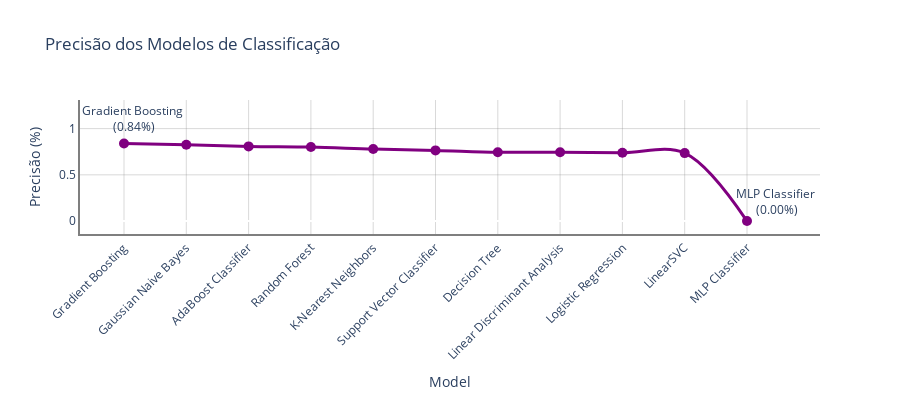

The code cell stored with this chart in its notebook:
### Code cell
import plotly.express as px

# Ordenar resultados por acurácia
results = results.sort_values(by='Precision', ascending=False)

# diminuir o tamanho do grafico
plt.figure(figsize=(3, 6))

# Plot com melhorias para storytelling
fig = px.line(results, 
              x='Model', 
              y='Precision', 
              title='Precisão dos Modelos de Classificação',
              labels={'Precision': 'Precisão (%)'},
              line_shape='spline',
              markers=True)

# Ajustes visuais
fig.update_traces(line=dict(color='purple', width=3), marker=dict(size=10, symbol='circle'))

# Adicionar anotações
best_model = results.iloc[0]
worst_model = results.iloc[-1]

fig.add_annotation(x=best_model['Model'], y=best_model['Precision'],
                   text=f"{best_model['Model']} <br>({best_model['Precision']:.2f}%)",
                   showarrow=False, arrowhead=1,
                   xshift=10,
                   yshift=25)

fig.add_annotation(x=worst_model['Model'], y=worst_model['Precision'],
                   text=f"{worst_model['Model']} <br>({worst_model['Precision']:.2f}%)",
                   showarrow=False, arrowhead=2,
                   xshift=30,
                   yshift=20)

fig.update_layout(
    width=900,  # Definir largura do plot
    height=400,  # Definir altura do plot
    xaxis=dict(tickangle=-45, showline=True, linewidth=2, linecolor='rgba(0, 0, 0, 0.5)', gridcolor='rgba(128, 128, 128, 0.3)'),
    yaxis=dict(showline=True, linewidth=2, linecolor='rgba(0, 0, 0, 0.5)', gridcolor='rgba(128, 128, 128, 0.3)'),
    plot_bgcolor='rgba(0,0,0,0)'
)

# Mostrar o plot
fig.show()

### Figure 1 — Plotly figure (JSON) as saved in the notebook; plotly's stock layout.template omitted (floating-point values rounded to 4 significant figures)
{"data": [{"hovertemplate": "Model=%{x}<br>Precisão (%)=%{y}<extra></extra>", "legendgroup": "", "line": {"color": "purple", "dash": "solid", "shape": "spline", "width": 3}, "marker": {"size": 10, "symbol": "circle"}, "mode": "lines+markers", "name": "", "orientation": "v", "showlegend": false, "type": "scatter", "x": ["Gradient Boosting", "Gaussian Naive Bayes", "AdaBoost Classifier", "Random Forest", "K-Nearest Neighbors", "Support Vector Classifier", "Decision Tree", "Linear Discriminant Analysis", "Logistic Regression", "LinearSVC", "MLP Classifier"], "xaxis": "x", "y": [0.839, 0.8256, 0.8075, 0.8007, 0.7787, 0.7643, 0.7444, 0.7441, 0.7391, 0.7352, 0], "yaxis": "y"}], "layout": {"annotations": [{"arrowhead": 1, "showarrow": false, "text": "Gradient Boosting <br>(0.84%)", "x": "Gradient Boosting", "xshift": 10, "y": 0.839, "yshift": 25}, {"arrowhead": 2, "showarrow": false, "text": "MLP Classifier <br>(0.00%)", "x": "MLP Classifier", "xshift": 30, "y": 0, "yshift": 20}], "height": 400, "legend": {"tracegroupgap": 0}, "plot_bgcolor": "rgba(0,0,0,0)", "title": {"text": "Precisão dos Modelos de Classificação"}, "width": 900, "xaxis": {"anchor": "y", "domain": [0, 1], "gridcolor": "rgba(128, 128, 128, 0.3)", "linecolor": "rgba(0, 0, 0, 0.5)", "linewidth": 2, "showline": true, "tickangle": -45, "title": {"text": "Model"}}, "yaxis": {"anchor": "x", "domain": [0, 1], "gridcolor": "rgba(128, 128, 128, 0.3)", "linecolor": "rgba(0, 0, 0, 0.5)", "linewidth": 2, "showline": true, "title": {"text": "Precisão (%)"}}}}
